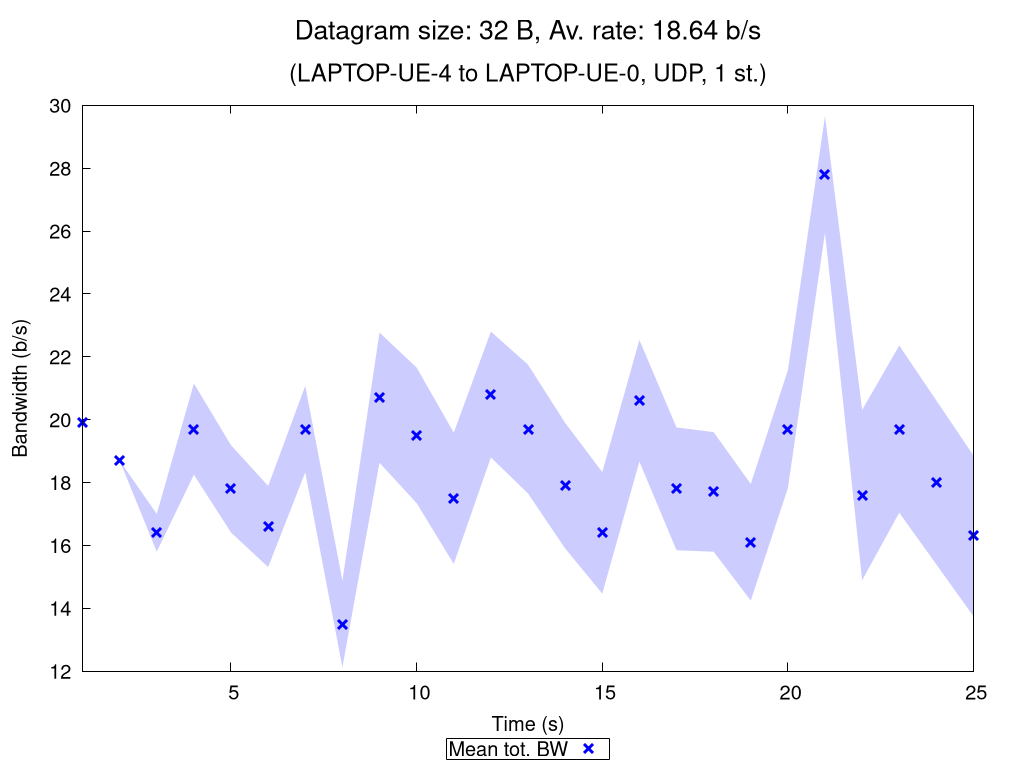

Reproduce this figure in gnuplot.
set terminal pngcairo nocrop enhanced size 1024,768 font "Verdana,15"
set output "UDP_1_st_2020_10_13_14-18-24_two2one_00032B.png"

set title "{/=20 Datagram size: 32 B, Av. rate: 18.64 b/s}\n\n{/=18 (LAPTOP-UE-4 to LAPTOP-UE-0, UDP, 1 st.)}"

set xlabel "Time (s)"
set ylabel "Bandwidth (b/s)"
set ytics nomirror
set key bmargin center horizontal box samplen 1 width -1
set bmargin 4.6
set rmargin 4.5

rf = 1.0  # rate factor
set style fill transparent solid 0.2 noborder
set autoscale xfix
plot "UDP_1_st_2020_10_13_14-18-24_two2one_00032B_iperf_processed.dat" using 1:($2/rf-$3/rf):($2/rf+$3/rf) with filledcurves lc rgb "blue" notitle, \
     "" using 1:($2/rf) with points pt 2 ps 1.5 lw 3 lc rgb "blue" title "Mean tot. BW", \
